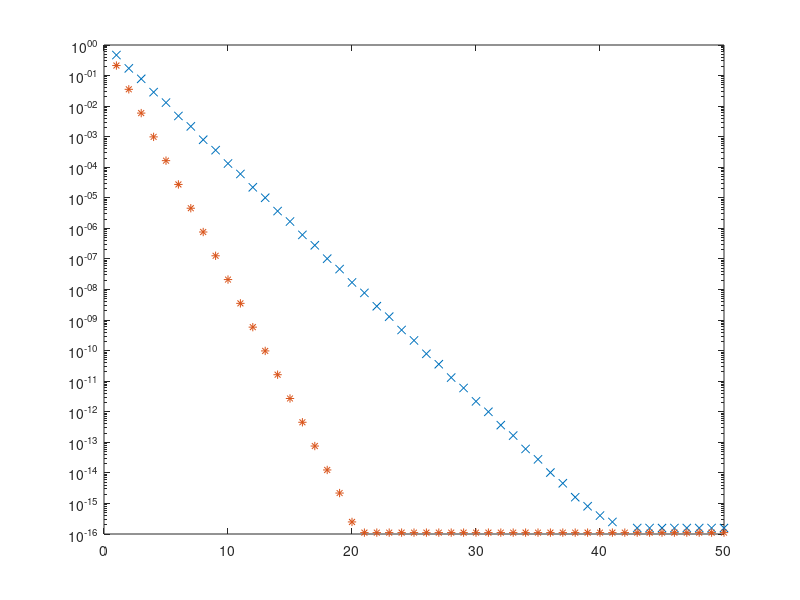

Source code (MATLAB):
clear all
close all
n = 2;
A = [3 1; -1 2];
b = [2 ; -2];
% n = 100;
% A = rand(n);
% A = A + diag(sum(abs(A), 2));
% b = rand(n);
xe = A\b;
D = diag(diag(A));
L = -tril(A, -1);
U = -triu(A, 1);
niter = 50;
iDb = inv(D)*b;
iDLpU = inv(D)*(L + U);
iDLU = inv(D - L)*U;
iDLb = inv(D - L)*b;
x0 = zeros(n, 1);
% Jacobi
xj = x0;
Xj = xj;
% Gauss-Seidel
xgs = x0;
Xgs = xgs;
for i = 1:niter
    xj = iDLpU*xj + iDb;
    xgs = iDLU*xgs + iDLb;
    e_j(i) = norm(xe - xj);
    e_gs(i) = norm(xe -xgs);
end

semilogy(1:niter, e_j, 'x')
hold on
semilogy(1:niter, e_gs, '*')


